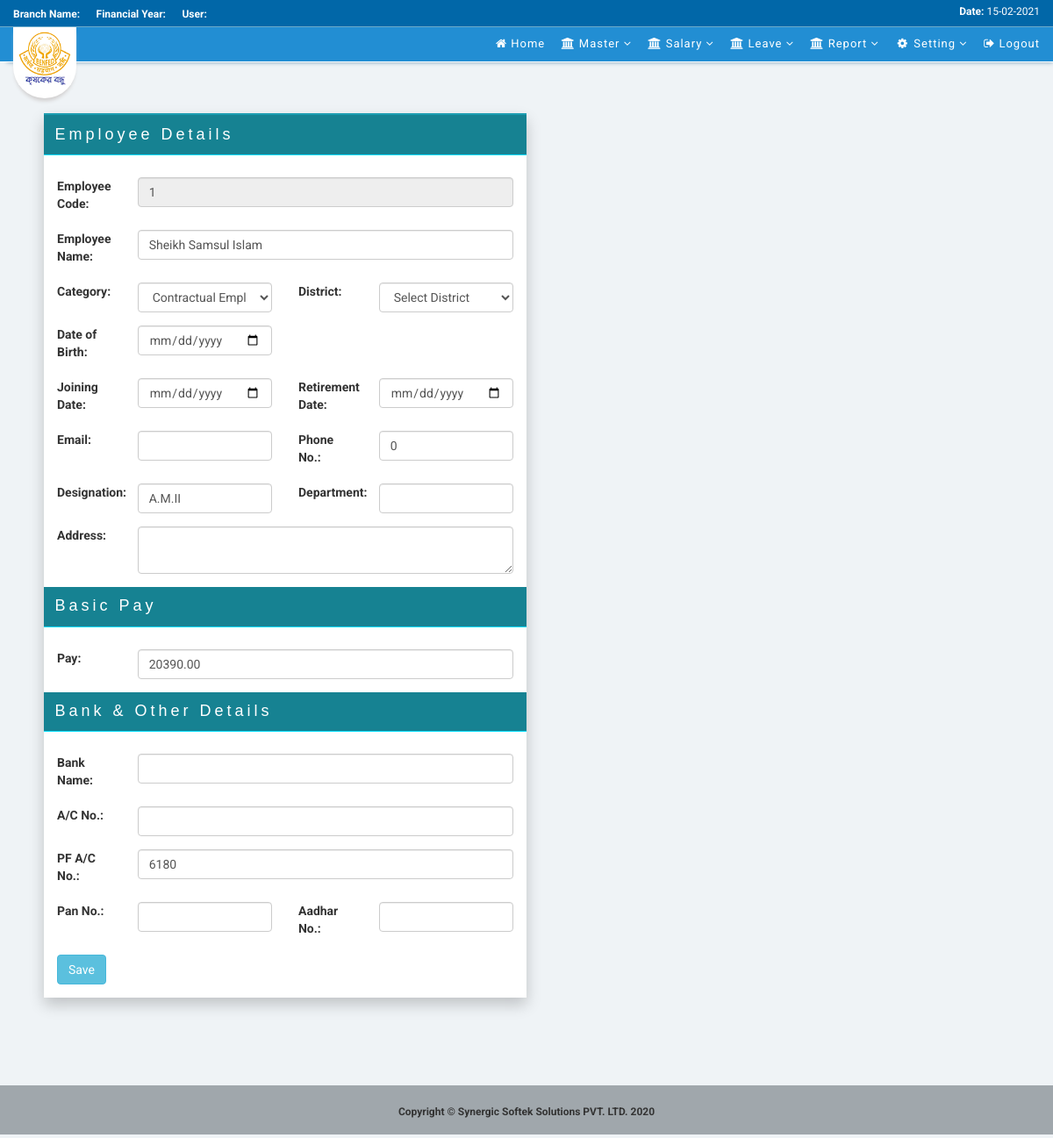
Page /index.php/estem?emp_code=1 on the committed database.
### tables this page shows
CREATE TABLE `md_employee` (
  `emp_code` int(11) NOT NULL,
  `emp_name` varchar(100) NOT NULL,
  `emp_catg` int(10) NOT NULL,
  `emp_dist` int(10) NOT NULL,
  `dob` date DEFAULT NULL,
  `join_dt` date DEFAULT NULL,
  `ret_dt` date DEFAULT NULL,
  `designation` varchar(50) DEFAULT NULL,
  `department` varchar(50) DEFAULT NULL,
  `phn_no` int(11) DEFAULT 0,
  `email` varchar(100) DEFAULT NULL,
  `pan_no` varchar(50) DEFAULT NULL,
  `aadhar_no` varchar(50) DEFAULT NULL,
  `emp_addr` text DEFAULT NULL,
  `bank_name` varchar(50) DEFAULT NULL,
  `bank_ac_no` varchar(50) DEFAULT NULL,
  `pf_ac_no` varchar(50) DEFAULT NULL,
  `basic_pay` decimal(10,2) DEFAULT 0.00,
  `created_by` varchar(50) DEFAULT NULL,
  `created_dt` datetime DEFAULT NULL,
  `emp_status` char(1) DEFAULT 'A',
  `modified_by` varchar(50) DEFAULT NULL,
  `modified_dt` datetime DEFAULT NULL
);

CREATE TABLE `md_category` (
  `category_code` int(11) NOT NULL,
  `category_type` varchar(50) NOT NULL
);

### application/controllers/Admin.php (called while the page is built, shortened)
<?php
	class Admin extends CI_Controller{
		public function __construct(){
			$this->load->model('Login_Process');
			$this->load->model('Admin_Process');
		}
		public function employee_edit(){
			if($_SERVER['REQUEST_METHOD'] == "POST") {
				$data_array = array (
					"emp_name"         =>  $this->input->post('emp_name'),
					"emp_catg"         =>  $this->input->post('emp_catg'),
					"emp_dist"         =>  $this->input->post('emp_dist'),
					"dob"          	   =>  $this->input->post('dob'),
					"join_dt"          =>  $this->input->post('join_dt'),
					"ret_dt"           =>  $this->input->post('ret_dt'),
					"phn_no"           =>  $this->input->post('phn_no'),
					"email"            =>  $this->input->post('email'),
					"designation"      =>  $this->input->post('designation'),
					"department"       =>  $this->input->post('department'),
					"emp_addr"         =>  $this->input->post('emp_addr'),
					"pan_no"           =>  $this->input->post('pan_no'),
					"aadhar_no"        =>  $this->input->post('aadhar'),
					"bank_name"        =>  $this->input->post('bank_name'),
					"bank_ac_no"       =>  $this->input->post('bank_ac_no'),
					"pf_ac_no"         =>  $this->input->post('pf_ac_no'),
					"basic_pay"        =>  $this->input->post('basic_pay'),
					"modified_by"       =>  $this->session->userdata('loggedin')->user_name,
					"modified_dt"       =>  date('Y-m-d h:i:s')
				);
				$where  =   array(
					"emp_code"         =>  $this->input->post('emp_code')
				);
				$this->session->set_flashdata('msg', 'Successfully updated!');
				$this->Admin_Process->f_edit('md_employee', $data_array, $where);
				redirect('stfemp');
			}
			else {
				$select = array ("emp_code", "emp_name", "emp_catg","emp_dist", "dob","email", "phn_no",
								 "designation", "department","emp_addr",
								 "pan_no", "bank_name", "bank_ac_no", "join_dt","ret_dt",
								 "pf_ac_no","basic_pay","aadhar_no"
								 );
				$where = array(
					"emp_code"       =>  $this->input->get('emp_code')
				);
				$employee['category_dtls']    =   $this->Admin_Process->f_get_particulars("md_category", NULL, NULL, 0);
				$employee['dist_dtls']    =   $this->Admin_Process->f_get_particulars("md_district", NULL, NULL, 0);
				$employee['employee_dtls']    =   $this->Admin_Process->f_get_particulars("md_employee", $select, $where, 1);
				$this->load->view('post_login/payroll_main');
				$this->load->view("employee/edit", $employee);
				$this->load->view('post_login/footer');
			}
		}
	}
?>

### index.php (called while the page is built, shortened)
<?php
require_once BASEPATH.'core/CodeIgniter.php';

### application/models/Admin_Process.php (called while the page is built, shortened)
<?php
	class Admin_Process extends CI_Model{
		public function f_get_particulars($table_name, $select=NULL, $where=NULL, $flag) {
			if(isset($select)) {
				$this->db->select($select);
			}
			if(isset($where)) {
				$this->db->where($where);
			}
			$result		=	$this->db->get($table_name);
			if($flag == 1) {
				return $result->row();
			}else {
				return $result->result();
			}
		}
    }
?>

### application/views/employee/edit.php (the view, shortened to what this page needs)
<div class="wraper">
<div class="col-md-6 container form-wraper">
    <form method="POST"
        id="form"
        action="<?php echo site_url("estem");?>" >
        <div class="form-header">
            <h4>Employee Details</h4>
        </div>
        <div class="form-group row">
            <label for="emp_code" class="col-sm-2 col-form-label">Employee Code:</label>
            <div class="col-sm-10">
                <input type="text"
                        name="emp_code"
                        class="form-control required"
                        id="emp_code"
                        value="<?php echo $employee_dtls->emp_code; ?>"
                        readonly
                />
            </div>
        </div>
        <div class="form-group row">
            <label for="emp_name" class="col-sm-2 col-form-label">Employee Name:</label>
            <div class="col-sm-10">
                <input type="text"
                        name="emp_name"
                        class="form-control required"
                        id="emp_name"
                        value="<?php echo $employee_dtls->emp_name; ?>"
                />
            </div>
        </div>
        <div class="form-group row">
            <label for="emp_catg" class="control-lebel col-sm-2 col-form-label">Category:</label>
                <div class="col-sm-4">
                    <select
                        class="form-control required"
                        name="emp_catg"
                        id="emp_catg"
                    >
                        <?php foreach($category_dtls as $c_list) {
                        ?>
                            <option value="<?php echo $c_list->category_code ?>"
                                    <?php echo ($employee_dtls->emp_catg == $c_list->category_code)? 'selected':'';?>>
                                    <?php echo $c_list->category_type; ?>
                            </option>
                        <?php
                        }
                        ?>
                    </select>
                </div>
                <label for="emp_dist" class="control-lebel col-sm-2 col-form-label">District:</label>
<div class="col-sm-4">
    <select
        class="form-control required"
        name="emp_dist"
        id="emp_dist"
    >
        <option value="">Select District</option>
    </select>
</div>
        </div>
        <div class="form-group row">
            <label for="join_dt" class="col-sm-2 col-form-label">Date of Birth:</label>
            <div class="col-sm-4">
                <input type="date"
                    class="form-control required"
                    name="dob"
                    id="dob"
                    value="<?php if(isset($employee_dtls->dob)) {
                                    echo $employee_dtls->dob;
                                }
                            ?>"
                />
            </div>
        </div>
        <div class="form-group row">
            <label for="join_dt" class="col-sm-2 col-form-label">Joining Date:</label>
            <div class="col-sm-4">
                <input type="date"
                    class="form-control"
                    name="join_dt"
                    id="join_dt"
                    value="<?php if(isset($employee_dtls->join_dt)) {
                                        echo $employee_dtls->join_dt;
                                }
                            ?>"
                />
            </div>
            <label for="ret_dt" class="col-sm-2 col-form-label">Retirement Date:</label>
            <div class="col-sm-4">
                <input type="date"
                    class="form-control"
                    name="ret_dt"
                    id="ret_dt"
                    value="<?php if(isset($employee_dtls->ret_dt)) {
                                        echo $employee_dtls->ret_dt;
                                }
                            ?>"
                />
            </div>
        </div>
        <div class="form-group row">
            <label for="email" class="col-sm-2 col-form-label">Email:</label>
            <div class="col-sm-4">
                <input type="email"
                    class= "form-control"
                    name = "email"
                    id   = "email"
                    value="<?php echo $employee_dtls->email; ?>"
                />
            </div>
            <label for="phn_no" class="col-sm-2 col-form-label">Phone No.:</label>
            <div class="col-sm-4">
                <input type="text"
                    class= "form-control"
                    name = "phn_no"
                    id   = "phn_no"
                    value="<?php echo $employee_dtls->phn_no; ?>"
                />
            </div>
        </div>
        <div class="form-group row">
            <label for="designation" class="col-sm-2 col-form-label">Designation:</label>
            <div class="col-sm-4">
                <input type="text"
                    class= "form-control required"
                    name = "designation"
                    id   = "designation"
                    value="<?php echo $employee_dtls->designation; ?>"
                />
            </div>
            <label for="department" class="col-sm-2 col-form-label">Department:</label>
            <div class="col-sm-4">
                <input type="text"
                    class= "form-control"
                    name = "department"
                    id   = "department"
                    value="<?php echo $employee_dtls->department; ?>"
                />
            </div>
        </div>
        <div class="form-group row">
            <label for="location" class="col-sm-2 col-form-label">Address:</label>
            <div class="col-sm-10">
                <textarea type="text"
                    class= "form-control required"
                    name = "emp_addr"
                    id   = "emp_addr"
                ><?php echo $employee_dtls->emp_addr; ?></textarea>
            </div>
        </div>
        <div class="form-header">
            <h4>Basic Pay</h4>
        </div>
        <div class="form-group row">
            <label for="basic_pay" class="col-sm-2 col-form-label band_pey">Basic Pay:</label>
            <div class="col-sm-10">
                <input type="text"
                    class= "form-control required"
                    name = "basic_pay"
                    id   = "basic_pay"
                    value="<?php echo $employee_dtls->basic_pay; ?>"
                />
            </div>
        </div>
        <div class="form-header">
            <h4>Bank & Other Details</h4>
        </div>
        <div class="form-group row">
            <label for="bank_name" class="col-sm-2 col-form-label">Bank Name:</label>
            <div class="col-sm-10">
                <input type="text"
                    class= "form-control"
                    name = "bank_name"
                    id   = "bank_name"
                    value="<?php echo $employee_dtls->bank_name; ?>"
                />
            </div>
        </div>
        <div class="form-group row">
            <label for="bank_ac_no" class="col-sm-2 col-form-label">A/C No.:</label>
            <div class="col-sm-10">
                <input type="text"
                    class= "form-control"
                    name = "bank_ac_no"
                    id   = "bank_ac_no"
                    value="<?php echo $employee_dtls->bank_ac_no; ?>"
                />
            </div>
        </div>
        <div class="form-group row">
            <label for="pf_ac_no" class="col-sm-2 col-form-label">PF A/C No.:</label>
            <div class="col-sm-10">
                <input type="text"
                    class= "form-control"
                    name = "pf_ac_no"
                    id   = "pf_ac_no"
                    value="<?php echo $employee_dtls->pf_ac_no; ?>"
                />
            </div>
        </div>
        <div class="form-group row">
            <label for="pan_no" class="col-sm-2 col-form-label">Pan No.:</label>
            <div class="col-sm-4">
                <input type="text"
                    class= "form-control"
                    name = "pan_no"
                    id   = "pan_no"
                    value="<?php echo $employee_dtls->pan_no; ?>"
                />
            </div>
            <label for="aadhar" class="col-sm-2 col-form-label">Aadhar No.:</label>
            <div class="col-sm-4">
                <input type="text"
                    class= "form-control required"
                    name = "aadhar"
                    id   = "aadhar"
                    value="<?php echo $employee_dtls->aadhar_no; ?>"
                />
            </div>
        </div>
        <div class="form-group row">
            <div class="col-sm-10">
                <input type="submit" class="btn btn-info" value="Save" />
            </div>
        </div>
    </form>
</div>
</div>

### assets/css/sb-admin.css (style rules this page uses)
.wraper { margin-left: 50px; margin-right: 50px; }
.form-wraper { border-top: 2px solid #1d9db1; box-shadow: 0px 8px 16px 0px rgba(0,0,0,0.2); background-color: white; margin-bottom: 100px; }
.form-header { padding:.25rem 1.25rem;letter-spacing: 4px;margin:0 -15px 25px -15px;font-family: Poppins,sans-serif;background-color:#0d7d8ef5;color:#fff;border-bottom:1px solid #02ddff; }

### assets/css/apps.css (style rules this page uses)
body { font-family: 'Roboto', sans-serif; }
.row { margin-left: -15px !important; }

### rows in the picture
md_employee: emp_code "1", emp_name "Sheikh Samsul Islam", emp_catg "Contractual Employee", phn_no "0", designation "A.M.II", basic_pay "20390.00", pf_ac_no "6180"
